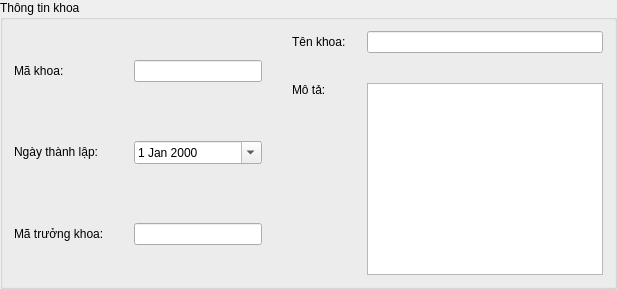
    <widget class="QGroupBox" name="groupBox">
     <property name="title">
      <string>Thông tin khoa</string>
     </property>
     <layout class="QHBoxLayout" name="horizontalLayout_7" stretch="4,5">
      <property name="spacing">
       <number>30</number>
      </property>
      <item>
       <layout class="QVBoxLayout" name="verticalLayout_4">
        <item>
         <layout class="QHBoxLayout" name="horizontalLayout_8">
          <property name="spacing">
           <number>0</number>
          </property>
          <item>
           <widget class="QLabel" name="id_label">
            <property name="sizePolicy">
             <sizepolicy hsizetype="Fixed" vsizetype="Maximum">
              <horstretch>0</horstretch>
              <verstretch>0</verstretch>
             </sizepolicy>
            </property>
            <property name="minimumSize">
             <size>
              <width>120</width>
              <height>0</height>
             </size>
            </property>
            <property name="text">
             <string>Mã khoa:</string>
            </property>
           </widget>
          </item>
          <item>
           <widget class="QLineEdit" name="id_lineEdit">
            <property name="sizePolicy">
             <sizepolicy hsizetype="Expanding" vsizetype="Fixed">
              <horstretch>0</horstretch>
              <verstretch>0</verstretch>
             </sizepolicy>
            </property>
           </widget>
          </item>
         </layout>
        </item>
        <item>
         <layout class="QHBoxLayout" name="horizontalLayout_9">
          <property name="spacing">
           <number>0</number>
          </property>
          <item>
           <widget class="QLabel" name="foundation_label">
            <property name="sizePolicy">
             <sizepolicy hsizetype="Fixed" vsizetype="Maximum">
              <horstretch>0</horstretch>
              <verstretch>0</verstretch>
             </sizepolicy>
            </property>
            <property name="minimumSize">
             <size>
              <width>120</width>
              <height>0</height>
             </size>
            </property>
            <property name="text">
             <string>Ngày thành lập:</string>
            </property>
           </widget>
          </item>
          <item>
           <widget class="QDateEdit" name="foundation_dateEdit">
            <property name="sizePolicy">
             <sizepolicy hsizetype="Expanding" vsizetype="Fixed">
              <horstretch>0</horstretch>
              <verstretch>0</verstretch>
             </sizepolicy>
            </property>
            <property name="calendarPopup">
             <bool>true</bool>
            </property>
           </widget>
          </item>
         </layout>
        </item>
        <item>
         <layout class="QHBoxLayout" name="horizontalLayout_10">
          <property name="spacing">
           <number>0</number>
          </property>
          <item>
           <widget class="QLabel" name="head_label">
            <property name="sizePolicy">
             <sizepolicy hsizetype="Fixed" vsizetype="Maximum">
              <horstretch>0</horstretch>
              <verstretch>0</verstretch>
             </sizepolicy>
            </property>
            <property name="minimumSize">
             <size>
              <width>120</width>
              <height>0</height>
             </size>
            </property>
            <property name="text">
             <string>Mã trưởng khoa:</string>
            </property>
           </widget>
          </item>
          <item>
           <widget class="QLineEdit" name="head_lineEdit">
            <property name="sizePolicy">
             <sizepolicy hsizetype="Expanding" vsizetype="Fixed">
              <horstretch>0</horstretch>
              <verstretch>0</verstretch>
             </sizepolicy>
            </property>
           </widget>
          </item>
         </layout>
        </item>
       </layout>
      </item>
      <item>
       <layout class="QVBoxLayout" name="verticalLayout_5">
        <item>
         <layout class="QHBoxLayout" name="horizontalLayout_11">
          <property name="spacing">
           <number>0</number>
          </property>
          <item>
           <widget class="QLabel" name="name_label">
            <property name="sizePolicy">
             <sizepolicy hsizetype="Fixed" vsizetype="Preferred">
              <horstretch>0</horstretch>
              <verstretch>0</verstretch>
             </sizepolicy>
            </property>
            <property name="minimumSize">
             <size>
              <width>75</width>
              <height>0</height>
             </size>
            </property>
            <property name="text">
             <string>Tên khoa:</string>
            </property>
           </widget>
          </item>
          <item>
           <widget class="QLineEdit" name="name_lineEdit"/>
          </item>
         </layout>
        </item>
        <item>
         <layout class="QHBoxLayout" name="horizontalLayout_12">
          <property name="spacing">
           <number>0</number>
          </property>
          <item>
           <widget class="QLabel" name="description_label">
            <property name="sizePolicy">
             <sizepolicy hsizetype="Fixed" vsizetype="Preferred">
              <horstretch>0</horstretch>
              <verstretch>0</verstretch>
             </sizepolicy>
            </property>
            <property name="minimumSize">
             <size>
              <width>75</width>
              <height>0</height>
             </size>
            </property>
            <property name="text">
             <string>Mô tả:</string>
            </property>
            <property name="alignment">
             <set>Qt::AlignLeading|Qt::AlignLeft|Qt::AlignTop</set>
            </property>
           </widget>
          </item>
          <item>
           <widget class="QPlainTextEdit" name="description_plainTextEdit"/>
          </item>
         </layout>
        </item>
       </layout>
      </item>
     </layout>
    </widget>
